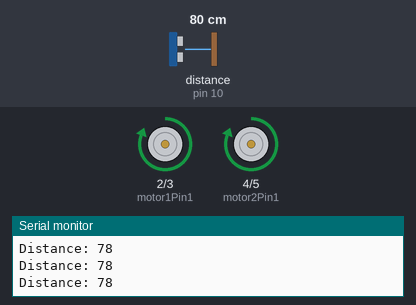
Recording of a sketch running on a simulated Arduino Uno, built with avr-gcc and run on an emulated ATmega328P. Shown: motor-driver pin pairs drawn as motors (green arrow = first pin HIGH = forward, orange = second pin HIGH = backward, longer = more drive, scaled by the enable pin), the last lines printed to the serial monitor. Wiring (inferred from the names in the program): ultrasonic range finder: trigger pin 9; echo pin 10. Inputs (shaded band) come from the test bench; at power-on: distance to the obstacle (sensor on pin 10) 80 cm. The echo pulse lasts 58.3 µs per cm.

Above: at 1.2 s.
1.3 s: distance to the obstacle (sensor on pin 10) set to 23 cm
2.8 s: distance to the obstacle (sensor on pin 10) set to 19 cm
At 3.2 s:
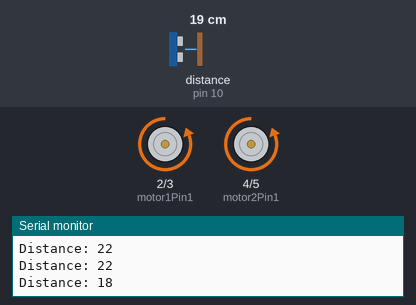
5.8 s: distance to the obstacle (sensor on pin 10) set to 250 cm
At 7.0 s:
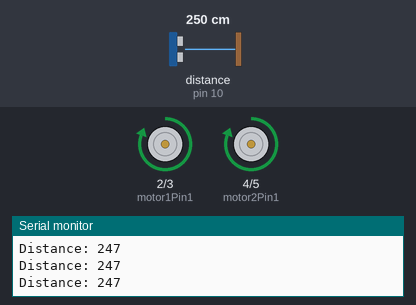
7.3 s: distance to the obstacle (sensor on pin 10) set to 2 cm
At 8.2 s:
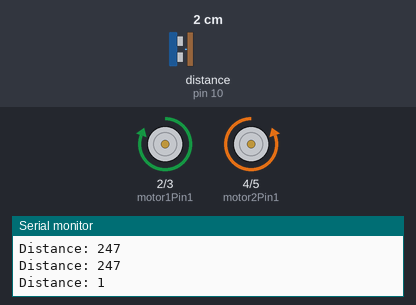
Timing chart, 0 to 11.3 s (numbered marks = the images above; inputs shaded):
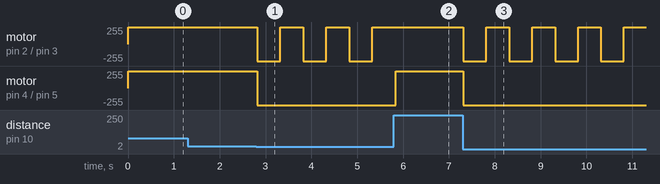

Measured:
- the behaviour switches between 21 and 20 cm on distance to the obstacle (sensor on pin 10) (found by bisection; images 0 and 1)
- after the input at 2.8 s, motor on pin 2 (motor1Pin1) / pin 3 (motor1Pin2): alternates forward 255/255 for 0.50 s and backward 255/255 for 0.50 s, starting at once; motor on pin 4 (motor2Pin1) / pin 5 (motor2Pin2): forward 255/255 → backward 255/255 at once
- after the input at 5.8 s, motor on pin 2 (motor1Pin1) / pin 3 (motor1Pin2): stays forward 255/255 (without the input it goes to backward 255/255 after 0.03 s); motor on pin 4 (motor2Pin1) / pin 5 (motor2Pin2): backward 255/255 → forward 255/255 at once
- after the input at 7.3 s, motor on pin 2 (motor1Pin1) / pin 3 (motor1Pin2): alternates forward 255/255 for 0.50 s and backward 255/255 for 0.50 s, starting at once; motor on pin 4 (motor2Pin1) / pin 5 (motor2Pin2): forward 255/255 → backward 255/255 at once

The sketch:

xetranhvatcan.ino
```cpp
// Khai báo các chân cho động cơ
const int motor1Pin1 = 2;
const int motor1Pin2 = 3;
const int motor2Pin1 = 4;
const int motor2Pin2 = 5;
const int enable1Pin = 6;
const int enable2Pin = 7;

// Khai báo các chân cho cảm biến siêu âm
const int trigPin = 9;
const int echoPin = 10;

// Khai báo biến để lưu trữ thời gian và khoảng cách
long duration;
int distance;

void setup() {
  // Thiết lập các chân động cơ là đầu ra
  pinMode(motor1Pin1, OUTPUT);
  pinMode(motor1Pin2, OUTPUT);
  pinMode(motor2Pin1, OUTPUT);
  pinMode(motor2Pin2, OUTPUT);
  pinMode(enable1Pin, OUTPUT);
  pinMode(enable2Pin, OUTPUT);

  // Thiết lập các chân cảm biến siêu âm
  pinMode(trigPin, OUTPUT);
  pinMode(echoPin, INPUT);

  // Khởi động Serial Monitor
  Serial.begin(9600);

  // Bật động cơ
  digitalWrite(enable1Pin, HIGH);
  digitalWrite(enable2Pin, HIGH);
}

void loop() {
  // Gửi xung siêu âm từ chân Trig
  digitalWrite(trigPin, LOW);
  delayMicroseconds(2);
  digitalWrite(trigPin, HIGH);
  delayMicroseconds(10);
  digitalWrite(trigPin, LOW);

  // Đo thời gian xung phản hồi
  duration = pulseIn(echoPin, HIGH);

  // Tính khoảng cách từ thời gian xung
  distance = duration * 0.034 / 2;

  // In khoảng cách lên Serial Monitor
  Serial.print("Distance: ");
  Serial.println(distance);

  // Kiểm tra khoảng cách để điều khiển xe
  if (distance < 20) {
    // Nếu có vật cản gần, lùi lại và rẽ phải
    moveBackward();
    delay(500);
    turnRight();
    delay(500);
  } else {
    // Nếu không có vật cản, đi thẳng
    moveForward();
  }
}

// Hàm điều khiển xe tiến lên
void moveForward() {
  digitalWrite(motor1Pin1, HIGH);
  digitalWrite(motor1Pin2, LOW);
  digitalWrite(motor2Pin1, HIGH);
  digitalWrite(motor2Pin2, LOW);
}

// Hàm điều khiển xe lùi lại
void moveBackward() {
  digitalWrite(motor1Pin1, LOW);
  digitalWrite(motor1Pin2, HIGH);
  digitalWrite(motor2Pin1, LOW);
  digitalWrite(motor2Pin2, HIGH);
}

// Hàm điều khiển xe rẽ phải
void turnRight() {
  digitalWrite(motor1Pin1, HIGH);
  digitalWrite(motor1Pin2, LOW);
  digitalWrite(motor2Pin1, LOW);
  digitalWrite(motor2Pin2, HIGH);
}

// Hàm điều khiển xe rẽ trái
void turnLeft() {
  digitalWrite(motor1Pin1, LOW);
  digitalWrite(motor1Pin2, HIGH);
  digitalWrite(motor2Pin1, HIGH);
  digitalWrite(motor2Pin2, LOW);
}
```
